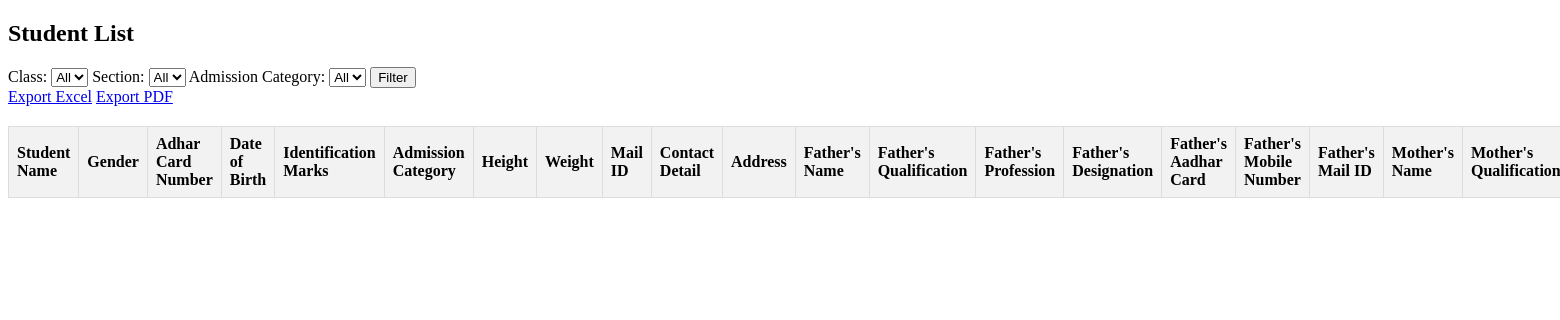
The app's page /students/, older data.
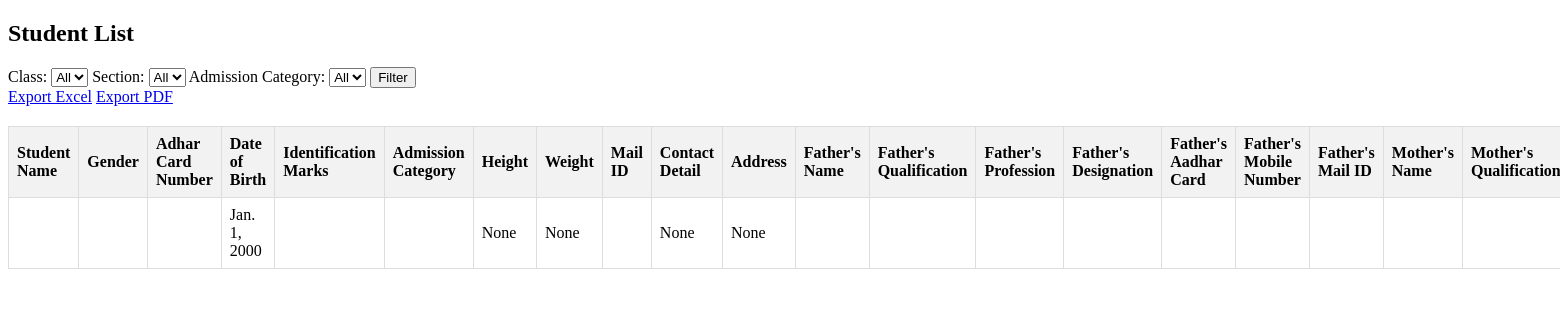
The same page, newer data.
### habrie/models.py (models this page shows, shortened)
class Student(models.Model):
    name = models.CharField(max_length=255)
    gender = models.CharField(max_length=10)
    adhar_card_number = models.CharField(max_length=20)
    dob = models.DateField()
    identification_marks = models.TextField()
    admission_category = models.CharField(max_length=50)
    height = models.FloatField(null=True, blank=True)
    weight = models.FloatField(null=True, blank=True)
    mail_id = models.EmailField()
    contact_detail = models.CharField(max_length=15,null=True, blank=True)
    address = models.TextField(null=True, blank=True)

### habrie/views.py (the view)
# urls.py: path('students/', StudentListView.as_view(), name='student_list'),
class StudentListView(ListView):
    model = Student
    template_name = 'student_list.html'
    context_object_name = 'students'
    def get_context_data(self, **kwargs):
        context = super().get_context_data(**kwargs)
        context['class_options'] = AcademicDetails.objects.values('class_name').annotate(count=Count('class_name')).order_by('class_name')
        context['section_options'] = AcademicDetails.objects.values('section').annotate(count=Count('section')).order_by('section')
        context['admission_category_options'] = Student.objects.values('admission_category').annotate(count=Count('admission_category')).order_by('admission_category')
        return context
    def get_queryset(self):
        queryset = Student.objects.all()
        class_filter = self.request.GET.get('class_filter')
        section_filter = self.request.GET.get('section_filter')
        admission_category_filter = self.request.GET.get('admission_category_filter')
        if class_filter:
            queryset = queryset.filter(academic_details__class_name=class_filter)
        if section_filter:
            queryset = queryset.filter(academic_details__section=section_filter)
        if admission_category_filter:
            queryset = queryset.filter(admission_category=admission_category_filter)
        return queryset

### habrie/templates/student_list.html (shortened to what this page needs)
{% extends 'base.html' %}
{% block content %}
  <h2>Student List</h2>
  <form method="get">
          <label for="class_filter">Class:</label>
          <select name="class_filter" id="class_filter">
            <option value="" {% if not request.GET.class_filter %}selected{% endif %}>All</option>
          </select>
          <label for="section_filter">Section:</label>
          <select name="section_filter" id="section_filter">
            <option value="" {% if not request.GET.section_filter %}selected{% endif %}>All</option>
          </select>
          <label for="admission_category_filter">Admission Category:</label>
          <select name="admission_category_filter" id="admission_category_filter">
            <option value="" {% if not request.GET.admission_category_filter %}selected{% endif %}>All</option>
          </select>
          <button type="submit">Filter</button>
  </form>
  <div>
    <a href="{% url 'export_data' %}?{{ request.GET.urlencode }}&format=excel" class="btn btn-primary">Export Excel</a>
    <a href="{% url 'export_data' %}?{{ request.GET.urlencode }}&format=pdf" class="btn btn-primary">Export PDF</a>
  </div>
  <table id="student-table" class="display">
    <thead>
      <tr>
        <th>Student Name</th>
        <th>Gender</th>
        <th>Adhar Card Number</th>
        <th>Date of Birth</th>
        <th>Identification Marks</th>
        <th>Admission Category</th>
        <th>Height</th>
        <th>Weight</th>
        <th>Mail ID</th>
        <th>Contact Detail</th>
        <th>Address</th>
        <th>Father's Name</th>
        <th>Father's Qualification</th>
        <th>Father's Profession</th>
        <th>Father's Designation</th>
        <th>Father's Aadhar Card</th>
        <th>Father's Mobile Number</th>
        <th>Father's Mail ID</th>
        <th>Mother's Name</th>
        <th>Mother's Qualification</th>
      </tr>
    </thead>
    <tbody>
      {% for student in students %}
        <tr>
          <td>{{ student.name }}</td>
          <td>{{ student.gender }}</td>
          <td>{{ student.adhar_card_number }}</td>
          <td>{{ student.dob }}</td>
          <td>{{ student.identification_marks }}</td>
          <td>{{ student.admission_category }}</td>
          <td>{{ student.height }}</td>
          <td>{{ student.weight }}</td>
          <td>{{ student.mail_id }}</td>
          <td>{{ student.contact_detail }}</td>
          <td>{{ student.address }}</td>
          <td>{{ student.parent.father_name }}</td>
          <td>{{ student.parent.father_qualification }}</td>
          <td>{{ student.parent.father_profession }}</td>
          <td>{{ student.parent.father_designation }}</td>
          <td>{{ student.parent.father_aadhar_card }}</td>
          <td>{{ student.parent.father_mobile_number }}</td>
          <td>{{ student.parent.father_mail_id }}</td>
          <td>{{ student.parent.mother_name }}</td>
          <td>{{ student.parent.mother_qualification }}</td>
        </tr>
      {% endfor %}
    </tbody>
  </table>
{% endblock %}

### habrie/templates/base.html (shortened to what this page needs)
<!DOCTYPE html>
<html lang="en">
<head>
</head>
<body>
    <div id="content">
        {% block content %}{% endblock %}
    </div>
</body>
</html>

### habrie/templates/student_list.html (style rules this page uses)
#student-table { width: 100%; border-collapse: collapse; margin-top: 20px; }
#student-table th, #student-table td { border: 1px solid #ddd; padding: 8px; text-align: left; }
#student-table th { background-color: #f2f2f2; }

Row changes from the older to the newer data that the page shows:
added Student: dob "Jan. 1, 2000", height "None", weight "None", contact_detail "None", address "None"
